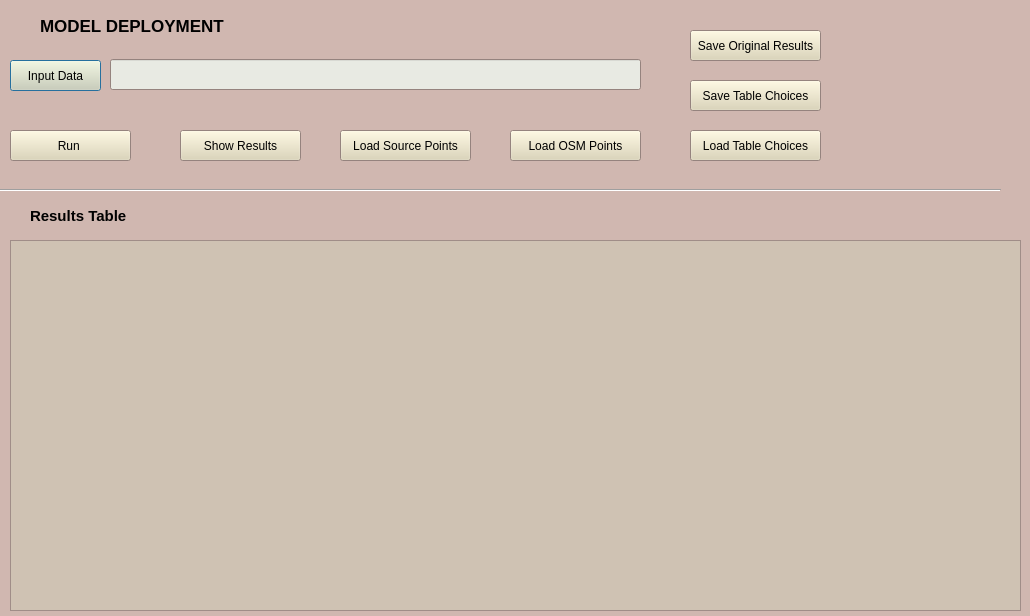
<?xml version="1.0" encoding="UTF-8"?>
<ui version="4.0">
 <class>LgmInterlinkingDialogBase</class>
 <widget class="QDialog" name="LgmInterlinkingDialogBase">
  <property name="geometry">
   <rect>
    <x>0</x>
    <y>0</y>
    <width>1030</width>
    <height>616</height>
   </rect>
  </property>
  <property name="palette">
   <palette>
    <active>
     <colorrole role="Button">
      <brush brushstyle="SolidPattern">
       <color alpha="255">
        <red>220</red>
        <green>212</green>
        <blue>178</blue>
       </color>
      </brush>
     </colorrole>
     <colorrole role="Base">
      <brush brushstyle="SolidPattern">
       <color alpha="255">
        <red>255</red>
        <green>255</green>
        <blue>255</blue>
       </color>
      </brush>
     </colorrole>
     <colorrole role="Window">
      <brush brushstyle="SolidPattern">
       <color alpha="255">
        <red>208</red>
        <green>183</green>
        <blue>176</blue>
       </color>
      </brush>
     </colorrole>
    </active>
    <inactive>
     <colorrole role="Button">
      <brush brushstyle="SolidPattern">
       <color alpha="255">
        <red>220</red>
        <green>212</green>
        <blue>178</blue>
       </color>
      </brush>
     </colorrole>
     <colorrole role="Base">
      <brush brushstyle="SolidPattern">
       <color alpha="255">
        <red>255</red>
        <green>255</green>
        <blue>255</blue>
       </color>
      </brush>
     </colorrole>
     <colorrole role="Window">
      <brush brushstyle="SolidPattern">
       <color alpha="255">
        <red>208</red>
        <green>183</green>
        <blue>176</blue>
       </color>
      </brush>
     </colorrole>
    </inactive>
    <disabled>
     <colorrole role="Button">
      <brush brushstyle="SolidPattern">
       <color alpha="255">
        <red>220</red>
        <green>212</green>
        <blue>178</blue>
       </color>
      </brush>
     </colorrole>
     <colorrole role="Base">
      <brush brushstyle="SolidPattern">
       <color alpha="255">
        <red>208</red>
        <green>183</green>
        <blue>176</blue>
       </color>
      </brush>
     </colorrole>
     <colorrole role="Window">
      <brush brushstyle="SolidPattern">
       <color alpha="255">
        <red>208</red>
        <green>183</green>
        <blue>176</blue>
       </color>
      </brush>
     </colorrole>
    </disabled>
   </palette>
  </property>
  <property name="windowTitle">
   <string>LGM Poi Interlinking</string>
  </property>
  <widget class="QLabel" name="label">
   <property name="geometry">
    <rect>
     <x>40</x>
     <y>10</y>
     <width>211</width>
     <height>31</height>
    </rect>
   </property>
   <property name="font">
    <font>
     <pointsize>13</pointsize>
     <weight>75</weight>
     <bold>true</bold>
    </font>
   </property>
   <property name="text">
    <string>MODEL DEPLOYMENT</string>
   </property>
  </widget>
  <widget class="Line" name="line">
   <property name="geometry">
    <rect>
     <x>-10</x>
     <y>180</y>
     <width>1011</width>
     <height>20</height>
    </rect>
   </property>
   <property name="orientation">
    <enum>Qt::Horizontal</enum>
   </property>
  </widget>
  <widget class="QPushButton" name="input_databtn">
   <property name="geometry">
    <rect>
     <x>10</x>
     <y>60</y>
     <width>91</width>
     <height>31</height>
    </rect>
   </property>
   <property name="font">
    <font>
     <pointsize>9</pointsize>
    </font>
   </property>
   <property name="cursor">
    <cursorShape>PointingHandCursor</cursorShape>
   </property>
   <property name="whatsThis">
    <string>&lt;html&gt;&lt;head/&gt;&lt;body&gt;&lt;p&gt;Specify the csv dataset that is going to be classified.&lt;/p&gt;&lt;/body&gt;&lt;/html&gt;</string>
   </property>
   <property name="text">
    <string>Input Data</string>
   </property>
  </widget>
  <widget class="QPushButton" name="show_resultsbtn">
   <property name="geometry">
    <rect>
     <x>180</x>
     <y>130</y>
     <width>121</width>
     <height>31</height>
    </rect>
   </property>
   <property name="font">
    <font>
     <pointsize>9</pointsize>
    </font>
   </property>
   <property name="cursor">
    <cursorShape>PointingHandCursor</cursorShape>
   </property>
   <property name="whatsThis">
    <string>&lt;html&gt;&lt;head/&gt;&lt;body&gt;&lt;p&gt;Exports the results to the Results Table below.&lt;/p&gt;&lt;/body&gt;&lt;/html&gt;</string>
   </property>
   <property name="text">
    <string>Show Results</string>
   </property>
  </widget>
  <widget class="QLineEdit" name="chosen_file">
   <property name="geometry">
    <rect>
     <x>110</x>
     <y>59</y>
     <width>531</width>
     <height>31</height>
    </rect>
   </property>
   <property name="palette">
    <palette>
     <active>
      <colorrole role="Base">
       <brush brushstyle="SolidPattern">
        <color alpha="255">
         <red>232</red>
         <green>234</green>
         <blue>227</blue>
        </color>
       </brush>
      </colorrole>
     </active>
     <inactive>
      <colorrole role="Base">
       <brush brushstyle="SolidPattern">
        <color alpha="255">
         <red>232</red>
         <green>234</green>
         <blue>227</blue>
        </color>
       </brush>
      </colorrole>
     </inactive>
     <disabled>
      <colorrole role="Base">
       <brush brushstyle="SolidPattern">
        <color alpha="255">
         <red>208</red>
         <green>183</green>
         <blue>176</blue>
        </color>
       </brush>
      </colorrole>
     </disabled>
    </palette>
   </property>
   <property name="font">
    <font>
     <pointsize>9</pointsize>
    </font>
   </property>
   <property name="clearButtonEnabled">
    <bool>true</bool>
   </property>
  </widget>
  <widget class="QLabel" name="label_2">
   <property name="geometry">
    <rect>
     <x>30</x>
     <y>200</y>
     <width>171</width>
     <height>31</height>
    </rect>
   </property>
   <property name="font">
    <font>
     <pointsize>11</pointsize>
     <weight>75</weight>
     <bold>true</bold>
    </font>
   </property>
   <property name="text">
    <string>Results Table</string>
   </property>
  </widget>
  <widget class="QTableWidget" name="tableWidget">
   <property name="geometry">
    <rect>
     <x>10</x>
     <y>240</y>
     <width>1011</width>
     <height>371</height>
    </rect>
   </property>
   <property name="palette">
    <palette>
     <active>
      <colorrole role="Base">
       <brush brushstyle="SolidPattern">
        <color alpha="255">
         <red>207</red>
         <green>194</green>
         <blue>179</blue>
        </color>
       </brush>
      </colorrole>
     </active>
     <inactive>
      <colorrole role="Base">
       <brush brushstyle="SolidPattern">
        <color alpha="255">
         <red>207</red>
         <green>194</green>
         <blue>179</blue>
        </color>
       </brush>
      </colorrole>
     </inactive>
     <disabled>
      <colorrole role="Base">
       <brush brushstyle="SolidPattern">
        <color alpha="255">
         <red>208</red>
         <green>183</green>
         <blue>176</blue>
        </color>
       </brush>
      </colorrole>
     </disabled>
    </palette>
   </property>
   <property name="sizeAdjustPolicy">
    <enum>QAbstractScrollArea::AdjustToContents</enum>
   </property>
   <property name="editTriggers">
    <set>QAbstractItemView::NoEditTriggers</set>
   </property>
   <property name="alternatingRowColors">
    <bool>true</bool>
   </property>
   <property name="selectionBehavior">
    <enum>QAbstractItemView::SelectRows</enum>
   </property>
   <property name="gridStyle">
    <enum>Qt::NoPen</enum>
   </property>
   <property name="cornerButtonEnabled">
    <bool>false</bool>
   </property>
  </widget>
  <widget class="QPushButton" name="geodata_poi_btn">
   <property name="geometry">
    <rect>
     <x>340</x>
     <y>130</y>
     <width>131</width>
     <height>31</height>
    </rect>
   </property>
   <property name="palette">
    <palette>
     <active>
      <colorrole role="Button">
       <brush brushstyle="SolidPattern">
        <color alpha="255">
         <red>220</red>
         <green>212</green>
         <blue>178</blue>
        </color>
       </brush>
      </colorrole>
     </active>
     <inactive>
      <colorrole role="Button">
       <brush brushstyle="SolidPattern">
        <color alpha="255">
         <red>220</red>
         <green>212</green>
         <blue>178</blue>
        </color>
       </brush>
      </colorrole>
     </inactive>
     <disabled>
      <colorrole role="Button">
       <brush brushstyle="SolidPattern">
        <color alpha="255">
         <red>220</red>
         <green>212</green>
         <blue>178</blue>
        </color>
       </brush>
      </colorrole>
     </disabled>
    </palette>
   </property>
   <property name="font">
    <font>
     <pointsize>9</pointsize>
    </font>
   </property>
   <property name="cursor">
    <cursorShape>PointingHandCursor</cursorShape>
   </property>
   <property name="whatsThis">
    <string>&lt;html&gt;&lt;head/&gt;&lt;body&gt;&lt;p&gt;Loads as a layer the source points of the dataset.&lt;/p&gt;&lt;/body&gt;&lt;/html&gt;</string>
   </property>
   <property name="text">
    <string>Load Source Points</string>
   </property>
  </widget>
  <widget class="QPushButton" name="osm_poi_btn">
   <property name="geometry">
    <rect>
     <x>510</x>
     <y>130</y>
     <width>131</width>
     <height>31</height>
    </rect>
   </property>
   <property name="palette">
    <palette>
     <active>
      <colorrole role="Button">
       <brush brushstyle="SolidPattern">
        <color alpha="255">
         <red>220</red>
         <green>212</green>
         <blue>178</blue>
        </color>
       </brush>
      </colorrole>
     </active>
     <inactive>
      <colorrole role="Button">
       <brush brushstyle="SolidPattern">
        <color alpha="255">
         <red>220</red>
         <green>212</green>
         <blue>178</blue>
        </color>
       </brush>
      </colorrole>
     </inactive>
     <disabled>
      <colorrole role="Button">
       <brush brushstyle="SolidPattern">
        <color alpha="255">
         <red>220</red>
         <green>212</green>
         <blue>178</blue>
        </color>
       </brush>
      </colorrole>
     </disabled>
    </palette>
   </property>
   <property name="font">
    <font>
     <pointsize>9</pointsize>
    </font>
   </property>
   <property name="cursor">
    <cursorShape>PointingHandCursor</cursorShape>
   </property>
   <property name="whatsThis">
    <string>&lt;html&gt;&lt;head/&gt;&lt;body&gt;&lt;p&gt;Loads as a layer the Open Strret Map Points.&lt;/p&gt;&lt;/body&gt;&lt;/html&gt;</string>
   </property>
   <property name="text">
    <string>Load OSM Points</string>
   </property>
  </widget>
  <widget class="QPushButton" name="run_btn">
   <property name="geometry">
    <rect>
     <x>10</x>
     <y>130</y>
     <width>121</width>
     <height>31</height>
    </rect>
   </property>
   <property name="font">
    <font>
     <pointsize>9</pointsize>
    </font>
   </property>
   <property name="cursor">
    <cursorShape>PointingHandCursor</cursorShape>
   </property>
   <property name="whatsThis">
    <string>&lt;html&gt;&lt;head/&gt;&lt;body&gt;&lt;p&gt;Executes the classification of the selected dataset csv&lt;/p&gt;&lt;/body&gt;&lt;/html&gt;</string>
   </property>
   <property name="text">
    <string>Run </string>
   </property>
  </widget>
  <widget class="QPushButton" name="save_results_btn">
   <property name="geometry">
    <rect>
     <x>690</x>
     <y>30</y>
     <width>131</width>
     <height>31</height>
    </rect>
   </property>
   <property name="font">
    <font>
     <pointsize>9</pointsize>
    </font>
   </property>
   <property name="cursor">
    <cursorShape>PointingHandCursor</cursorShape>
   </property>
   <property name="whatsThis">
    <string>&lt;html&gt;&lt;head/&gt;&lt;body&gt;&lt;p&gt;Specify the location to save the results shown in the results table.&lt;/p&gt;&lt;/body&gt;&lt;/html&gt;</string>
   </property>
   <property name="text">
    <string>Save Original Results</string>
   </property>
  </widget>
  <widget class="QPushButton" name="save_table_choices_btn">
   <property name="geometry">
    <rect>
     <x>690</x>
     <y>80</y>
     <width>131</width>
     <height>31</height>
    </rect>
   </property>
   <property name="font">
    <font>
     <pointsize>9</pointsize>
    </font>
   </property>
   <property name="cursor">
    <cursorShape>PointingHandCursor</cursorShape>
   </property>
   <property name="whatsThis">
    <string>&lt;html&gt;&lt;head/&gt;&lt;body&gt;&lt;p&gt;After selecting the appropriate checkboxes from the &lt;span style=&quot; text-decoration: underline;&quot;&gt;Results&lt;/span&gt;&lt;span style=&quot; font-weight:600; font-style:italic; text-decoration: underline;&quot;/&gt;&lt;span style=&quot; text-decoration: underline;&quot;&gt;Table&lt;/span&gt; section below, save these choices to a path defined by the user.&lt;/p&gt;&lt;/body&gt;&lt;/html&gt;</string>
   </property>
   <property name="text">
    <string>Save Table Choices</string>
   </property>
  </widget>
  <widget class="QPushButton" name="load_table_choices_btn">
   <property name="geometry">
    <rect>
     <x>690</x>
     <y>130</y>
     <width>131</width>
     <height>31</height>
    </rect>
   </property>
   <property name="font">
    <font>
     <pointsize>9</pointsize>
    </font>
   </property>
   <property name="cursor">
    <cursorShape>PointingHandCursor</cursorShape>
   </property>
   <property name="whatsThis">
    <string>&lt;html&gt;&lt;head/&gt;&lt;body&gt;&lt;p&gt;Load the selected choices as a layer, after saving these choices with save table choices button.&lt;/p&gt;&lt;/body&gt;&lt;/html&gt;</string>
   </property>
   <property name="text">
    <string>Load Table Choices</string>
   </property>
  </widget>
 </widget>
 <resources/>
 <connections/>
</ui>
